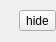
<?xml version="1.0" encoding="UTF-8"?>
<ui version="4.0">
 <class>MSettTitle</class>
 <widget class="QWidget" name="MSettTitle">
  <property name="geometry">
   <rect>
    <x>0</x>
    <y>0</y>
    <width>56</width>
    <height>42</height>
   </rect>
  </property>
  <property name="windowTitle">
   <string notr="true"/>
  </property>
  <layout class="QHBoxLayout" name="horizontalLayout">
   <item>
    <widget class="MLabel" name="label" native="true">
     <property name="sizePolicy">
      <sizepolicy hsizetype="Expanding" vsizetype="Preferred">
       <horstretch>0</horstretch>
       <verstretch>0</verstretch>
      </sizepolicy>
     </property>
    </widget>
   </item>
   <item>
    <widget class="QToolButton" name="btHide">
     <property name="toolTip">
      <string>hide</string>
     </property>
     <property name="text">
      <string>hide</string>
     </property>
     <property name="icon">
      <iconset resource="resfile.qrc">
       <normaloff>:/new/icons/icons/stop.png</normaloff>:/new/icons/icons/stop.png</iconset>
     </property>
    </widget>
   </item>
  </layout>
 </widget>
 <layoutdefault spacing="6" margin="0"/>
 <customwidgets>
  <customwidget>
   <class>MLabel</class>
   <extends>QWidget</extends>
   <header>mlabel.h</header>
   <container>1</container>
  </customwidget>
 </customwidgets>
 <resources>
  <include location="resfile.qrc"/>
 </resources>
 <connections/>
</ui>
